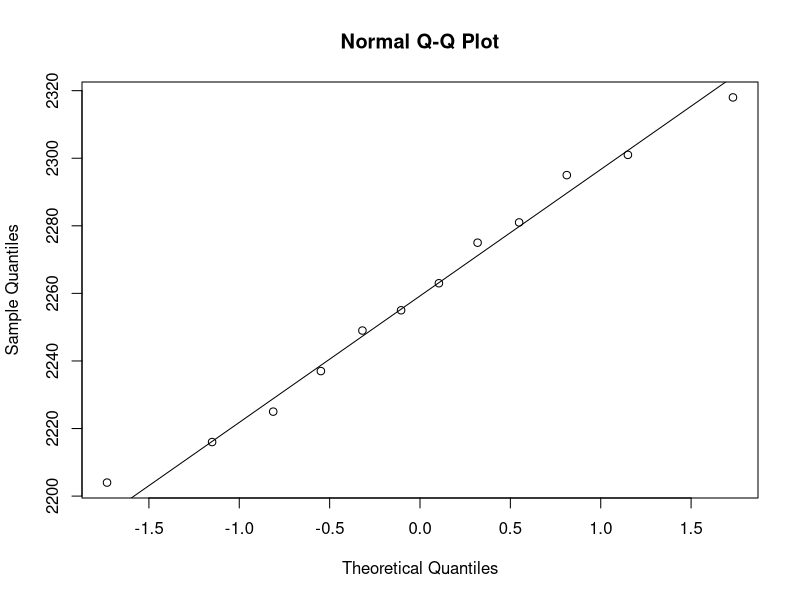
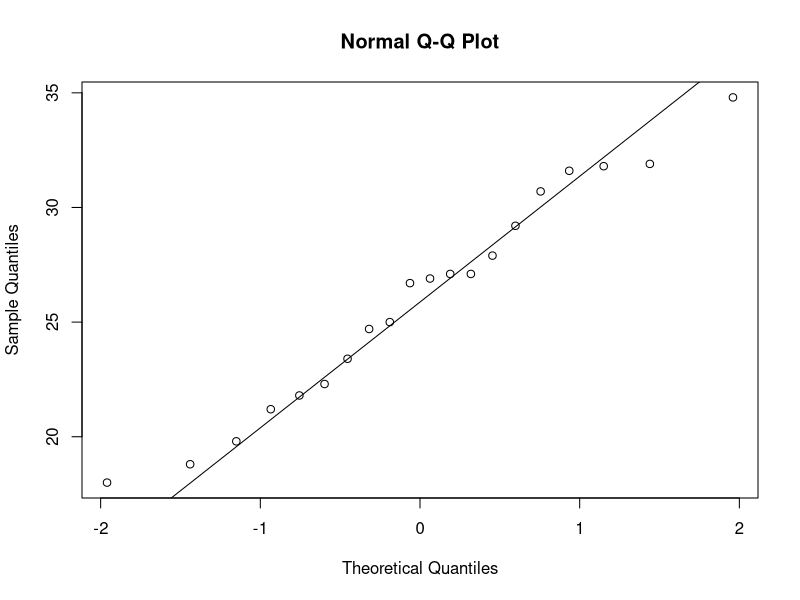
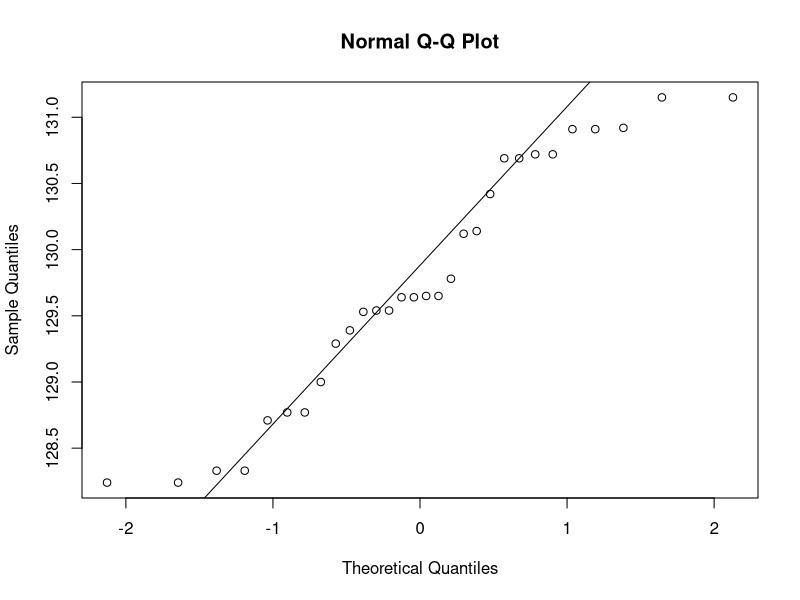
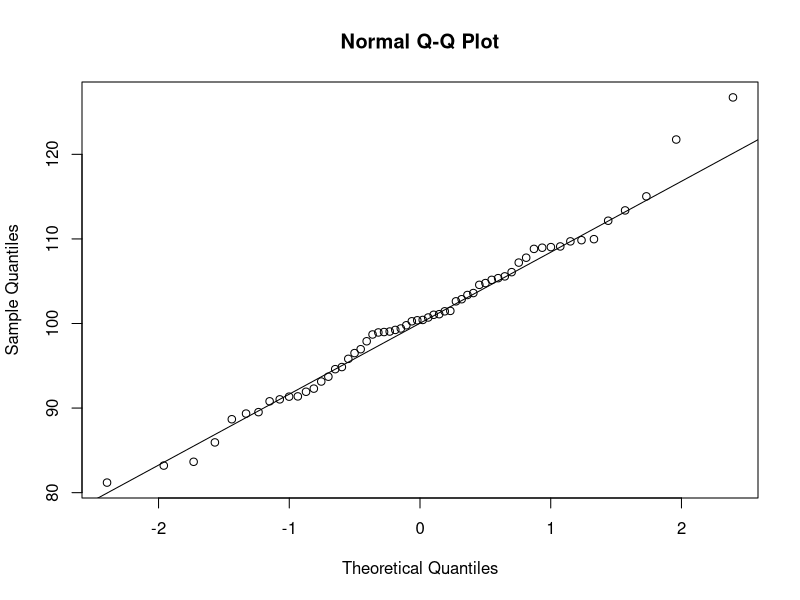
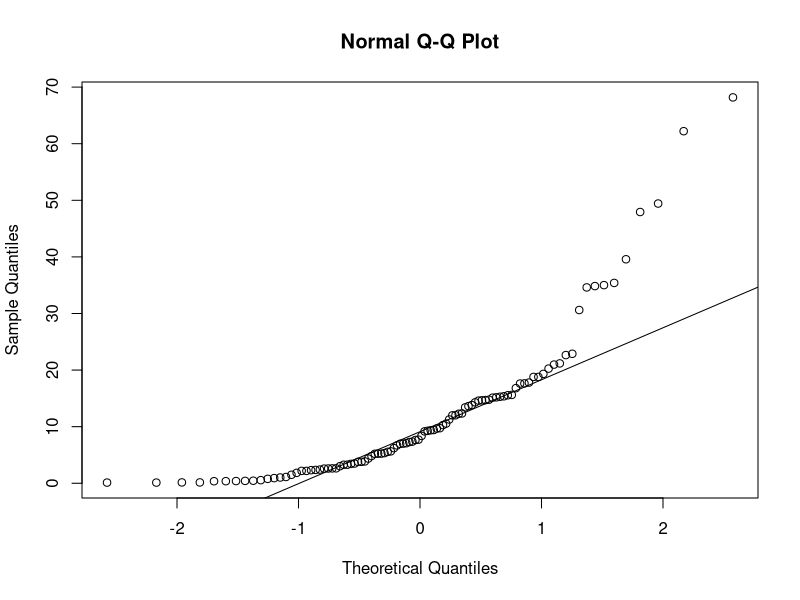
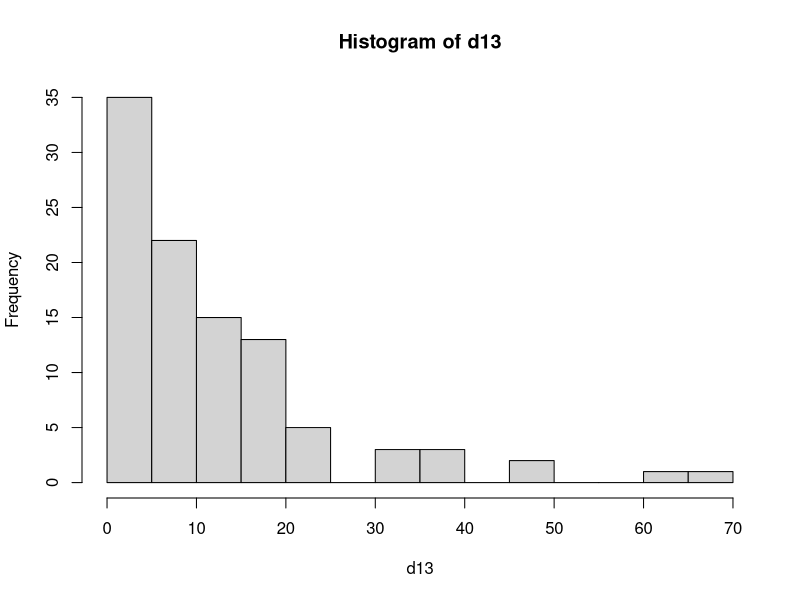
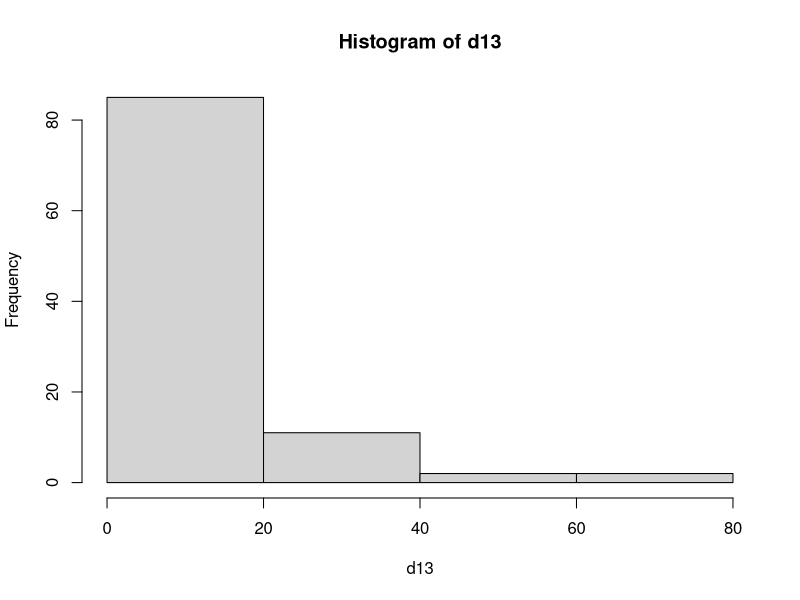

Write R code to recreate these figures, in order.
## ---- chunk 1
rm(list=ls())
#setwd("H:/Desktop/School/MSA8190/homeworks")
library("pwr")
library("zoo")
## ---- chunk 2
sigma <- 20
## ---- chunk 3
alpha <-0.05 
n <- 10
x_bar<-1000
za<-qnorm(alpha/2, lower.tail=FALSE)
cil<-x_bar-(za*(sigma/sqrt(n)))
ciu<-x_bar+(za*(sigma/sqrt(n)))
## ---- chunk 4
alpha <-0.05 
n <- 25
x_bar<-1000
za<-qnorm(alpha/2, lower.tail=FALSE)
cil<-x_bar-(za*(sigma/sqrt(n)))
ciu<-x_bar+(za*(sigma/sqrt(n)))
## ---- chunk 5
alpha <-0.01 
n <- 10
x_bar<-1000
za<-qnorm(alpha/2, lower.tail=FALSE)
cil<-x_bar-(za*(sigma/sqrt(n)))
ciu<-x_bar+(za*(sigma/sqrt(n)))
## ---- chunk 6
alpha <-0.01
n <- 25
x_bar<-1000
za<-qnorm(alpha/2, lower.tail=FALSE)
cil<-x_bar-(za*(sigma/sqrt(n)))
ciu<-x_bar+(za*(sigma/sqrt(n)))
## ---- chunk 7
sigma <- 0.001
x_bar <- 74.036
n <- 15
## ---- chunk 8
alpha <- 0.01
za<-qnorm(alpha/2, lower.tail=FALSE)
cil<-x_bar-(za*(sigma/sqrt(n)))
ciu<-x_bar+(za*(sigma/sqrt(n)))
## ---- chunk 9
alpha <- 0.05
za<-qnorm(alpha, lower.tail=FALSE)
cil<-x_bar-(za*(sigma/sqrt(n)))
## ---- chunk 10
sigma <- 0.9
x_bar <- 2.78
n <- 15
## ---- chunk 11
mu <- 3
alpha <- 0.05
zk<-(x_bar-mu)/(sigma/sqrt(n))
za<-qnorm(alpha/2, lower.tail=FALSE)
abs(zk)>za
## ---- chunk 12
d<-(3.25-2.78)/sigma
pwr.norm.test(d=d,sig.level=alpha, n=n )
## ---- chunk 13
d<-(3.75-2.78)/sigma
pwr.norm.test(d=d,sig.level=alpha, power=0.9)
## ---- chunk 14
  cil<-x_bar-(za*(sigma/sqrt(n)))
  ciu<-x_bar+(za*(sigma/sqrt(n)))
## ---- chunk 15
  p<-2*(1-pnorm(zk,0,1))
  p<alpha
## ---- chunk 16
pnorm(0,1,sqrt(1), lower.tail=FALSE)
## ---- chunk 17
pnorm(0,1,sqrt(1))
## ---- chunk 18
pnorm(0,1,sqrt(1))
## ---- chunk 19
pnorm(0,1,sqrt(1), lower.tail=FALSE)
## ---- chunk 20
d5<-c(2216,2237,2225,2301,2318,2255,2249,2204,2281,2263,2275,2295)
n<-12
## ---- chunk 21
x_bar<-mean(d5)
s<-sd(d5)

alpha<-0.05
qqnorm(d5); qqline(d5)
## ---- chunk 22
shapiro.test(d5)
## ---- chunk 23
ta<-qt(0.025, n-1, lower.tail=FALSE)
cil<-x_bar-(ta*(s/sqrt(n)))
ciu<-x_bar+(ta*(s/sqrt(n)))  
## ---- chunk 24
ta<-qt(0.05, n-1, lower.tail=FALSE)
cil<-x_bar-(ta*(s/sqrt(n)))
## ---- chunk 25
var<-18
n<-10
s<-4.8
## ---- chunk 26
alpha<-0.05
chi20<-(((n-1)*s^2)/var)
chia2l<-qchisq(alpha/2,n-1)
chia2u<-qchisq(alpha/2,n-1, lower.tail=FALSE)
chi20>chia2u
chi20<chia2l
## ---- chunk 27
2*(1-pchisq(chi20, n-1))
## ---- chunk 28
clb<-(((n-1)*s^2)/chia2u)
cub<-(((n-1)*s^2)/chia2l)
## ---- chunk 29
(((n-1)*s^2)/qchisq(0.1,n-1, lower.tail=FALSE))
## ---- chunk 30
lambda<-sqrt(40)/s
B<-0.90 
pwr.chisq.test(w=lambda, df=n-1, sig.level=alpha/2, power=B)
## ---- chunk 31
d7<-c(18.0,30.7,19.8,27.1,22.3,18.8,31.8,23.4,21.2,27.9,31.9,27.1,25.0,24.7,26.9,21.8,29.2,34.8,26.7,31.6)
n<-20
x_bar<-mean(d7)
s<-sd(d7)
## ---- chunk 32
alpha<-0.01
x0<-25
t0<-(x_bar-x0)/(s/sqrt(n))
ta<-qt(alpha, n-1)
t0>ta
## ---- chunk 33
shapiro.test(d7)
qqnorm(d7); qqline(d7)
## ---- chunk 34
d<-(27-x_bar)/s
pwr.norm.test(d=d,sig.level=alpha, n=n)
## ---- chunk 35
d<-(27.5-x_bar)/s
pwr.norm.test(d=d,sig.level=alpha, power=0.9)
## ---- chunk 36
ta<-qt(alpha, n-1)
ci<-x_bar-(ta*(s/sqrt(n)))
x0>ci
## ---- chunk 37
p<-pt(t0, n-1, lower.tail=FALSE)
p<alpha
## ---- chunk 38
d8<-c(131.15,130.69,130.91,129.54,129.64,128.77,130.72,128.33,128.24,129.65,130.14,129.29,128.71,129.00,129.39,130.42,129.53,130.12,129.78,130.92,131.15,130.69,130.91,129.54,129.64,128.77,130.72,128.33,128.24,129.65)
n<-30
x_bar<-mean(d8)
s<-sd(d8)
## ---- chunk 39
alpha <- 0.05
u0<-130
t0<-(x_bar-u0)/(s/sqrt(n))
ta<-qt(alpha/2, n-1, lower.tail=FALSE)
abs(t0)>ta
## ---- chunk 40
shapiro.test(d8)
qqnorm(d8); qqline(d8)
## ---- chunk 41
d<-(130.5-x_bar)/s
pwr.t.test(d=d,sig.level=alpha, n=n)
## ---- chunk 42
d<-(130.1-x_bar)/s
pwr.t.test(d=d,sig.level=alpha, power=0.75)
## ---- chunk 43
ci<-x_bar-(ta*(s/sqrt(n)))
ci2<-x_bar+(ta*(s/sqrt(n)))
## ---- chunk 44
p<-2*(pt(t0, n-1, lower.tail=FALSE))
p<alpha
## ---- chunk 45
p0<-0.10
n<-200
p_bar<-16/200
## ---- chunk 46
alpha<-0.01
z0<-(p_bar-p0)/sqrt((p0*(1-p0))/n)
za<-qnorm(1-alpha)
z0< -za
## ---- chunk 47
p<-pnorm(z0, lower.tail=FALSE)
p<alpha
## ---- chunk 48
alpha<-0.01
n<-5000
x_bar<-15
p0<-0.002
p_bar<-x_bar/n
z0<-(p_bar-p0)/sqrt((p0*(1-p0))/n)
za<-qnorm(1-alpha)
z0< -za
pnorm(z0)
## ---- chunk 49
d11<-c(2,3,1,0,0,0,1,1,1,0,1,1,2,1,1,2,0,0,1,1,2,4,0,1,1,2,3,1,0,0,0,0,1,2,0,0,2,2,2,2,2,1,0,0,2,0,0,1,0,0,2,3,1,2,0,4,1,1,0,2,3,1,1,0,0,2,1,3,0,2,1,1,1,0,0)
## ---- chunk 50
freq<-as.data.frame(table(d11))
lambda<-((0*freq[1, 2])+(1*freq[2, 2])+(2*freq[3, 2])+(3*freq[4, 2])+(4*freq[5, 2]))/75
freq$efreq<-c(dpois(0,lambda)*75, dpois(1,lambda)*75, dpois(2,lambda)*75, dpois(3,lambda)*75,dpois(4,lambda)*75)
freq
k<-4
dof<-k-1-1
chi20<-(((freq$Freq[1]-freq$efreq[1])^2/freq$efreq[1])+((freq$Freq[2]-freq$efreq[2])^2/freq$efreq[2])+((freq$Freq[3]-freq$efreq[3])^2/freq$efreq[3])+(((freq$Freq[4]+freq$Freq[5])-(freq$efreq[4]+freq$efreq[4]))^2/(freq$efreq[4]+freq$efreq[4])))
chi2a<-qchisq(0.05,dof)
chi20>chi2a

## ---- chunk 51
d12<-c(107.20,102.87,109.85,103.37,105.16,93.71,99.05,96.96,92.30,105.36,91.38,113.37,81.19,100.71,90.80,121.75,104.78,94.85,83.65,91.93,101.49,105.57,99.24,98.94,100.42,112.15,99.41,83.20,89.52,108.96,107.78,99.79,98.99,85.94,101.03,102.62,96.50,89.35,108.82,106.07,109.11,88.68,101.44,98.70,95.82,93.14,101.10,115.03,126.73,109.71,97.90,109.03,109.97,100.38,104.57,91.03,91.35,94.60,100.26,103.60)
n<-60
## ---- chunk 52
qqnorm(d12); qqline(d12)
## ---- chunk 53
shapiro.test(d12)
## ---- chunk 54
d13<-c(7.08,19.33,2.36,15.61,9.73,3.86,5.23,7.36,17.62,11.27,47.93,0.39,68.18,14.60,34.61,18.79,9.67,13.82,12.02,4.81,6.69,20.26,20.97,0.12,1.50,2.19,1.11,21.18,0.78,13.63,14.77,9.41,9.27,5.21,8.37,16.81,0.12,5.55,7.71,3.28,7.01,7.29,5.33,1.84,30.61,13.41,10.28,6.21,14.30,0.55,62.21,3.49,0.15,9.36,3.78,2.64,18.79,4.37,35.40,2.63,2.59,9.17,6.97,0.91,1.02,2.19,3.27,15.29,5.24,3.79,0.45,5.64,0.36,2.61,35.01,7.65,12.00,3.43,39.58,17.65,15.55,14.66,0.37,3.02,49.43,14.70,0.42,34.84,2.42,10.54,15.19,15.13,15.37,17.79,22.65,2.31,12.34,12.28,22.88,0.15)
n<-100
## ---- chunk 55
x_bar<-mean(d13)
s<-sd(d13)
alpha<-0.05
qqnorm(d13); qqline(d13)

hist<-hist(d13, breaks=10)
k<-10
breaks_cdf <- pgamma(hist$breaks, shape=1/2, scale=(k-1-1)/2)
probs <- rollapply(breaks_cdf, 2, function(x) x[2]-x[1])
chisq.test(hist$counts, p=probs, rescale.p=TRUE, simulate.p.value=TRUE)

shapiro.test(d13)
## ---- chunk 56
hist<-hist(d13, breaks=4)
k<-4
breaks_cdf <- pexp(hist$breaks, x_bar)
probs <- rollapply(breaks_cdf, 2, function(x) x[2]-x[1])
chisq.test(hist$counts, p=probs, rescale.p=TRUE, simulate.p.value=TRUE)
